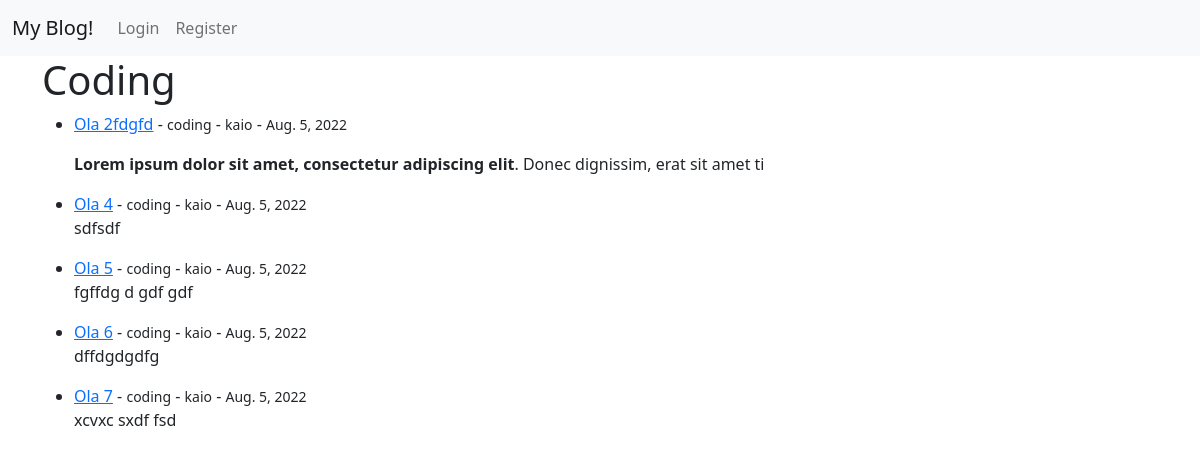
/category/coding/, run on the app's committed database.
### theblog/models.py (models this page shows, shortened)
class Post(models.Model):
  title = models.CharField(max_length=255)
  title_tag = models.CharField(max_length=255, default="Blog Post")
  author = models.ForeignKey(User, on_delete=models.CASCADE)
  body = models.TextField()
  create = models.DateField(auto_now_add=True)
  category = models.CharField(max_length=255, default='coding')

### theblog/views.py (the view)
# urls.py: path('category/<str:category>/', views.CategoryView, name='category'),
def CategoryView(request, category):
  category_post = Post.objects.filter(category=category)
  context = {'category': category, 'category_post': category_post}
  return render(request, 'theblog/categories.html', context)

### theblog/templates/theblog/categories.html
{% extends 'base.html' %}
{% block content %}
   {% if category_post %}
      <h1>{{category|capfirst}}</h1>
      <ul>
         {% for post in category_post %}
         <li>
            <a href="{% url 'detail_post' post.id %}">{{post.title}}</a>
            - <small>{{post.category}}</small>
            - <small>{{post.author}}</small>
            - <small>{{post.create}}</small>
         </li>
         <p>{{post.body|slice:":100"|safe}}</p>
         {% endfor %}
      </ul>
   {% else %}
      <h2>Sorry this page does not exist...</h2>
   {% endif %}
{% endblock %}

### data on the page
Post: title "Ola 2fdgfd", category "coding", author "kaio", create "Aug. 5, 2022", body "Lorem ipsum dolor sit amet, consectetur adipiscing elit . Donec dignissim, erat sit amet ti"
Post: title "Ola 4", category "coding", author "kaio", create "Aug. 5, 2022", body "sdfsdf"
Post: title "Ola 5", category "coding", author "kaio", create "Aug. 5, 2022", body "fgffdg d gdf gdf"
Post: title "Ola 6", category "coding", author "kaio", create "Aug. 5, 2022", body "dffdgdgdfg"
Post: title "Ola 7", category "coding", author "kaio", create "Aug. 5, 2022", body "xcvxc sxdf fsd"

### other printed values
{{ category|capfirst }} "Coding"
